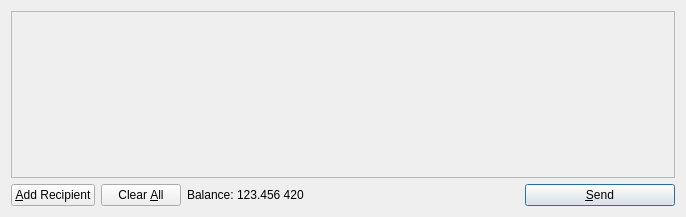
<?xml version="1.0" encoding="UTF-8"?>
<ui version="4.0">
 <class>SendCoinsDialog</class>
 <widget class="QDialog" name="SendCoinsDialog">
  <property name="geometry">
   <rect>
    <x>0</x>
    <y>0</y>
    <width>686</width>
    <height>217</height>
   </rect>
  </property>
  <property name="windowTitle">
   <string>Send Coins</string>
  </property>
  <layout class="QVBoxLayout" name="verticalLayout">
   <item>
    <widget class="QScrollArea" name="scrollArea">
     <property name="widgetResizable">
      <bool>true</bool>
     </property>
     <widget class="QWidget" name="scrollAreaWidgetContents">
      <property name="geometry">
       <rect>
        <x>0</x>
        <y>0</y>
        <width>666</width>
        <height>165</height>
       </rect>
      </property>
      <layout class="QVBoxLayout" name="verticalLayout_2">
       <property name="margin">
        <number>0</number>
       </property>
       <item>
        <layout class="QVBoxLayout" name="entries">
         <property name="spacing">
          <number>6</number>
         </property>
        </layout>
       </item>
       <item>
        <spacer name="verticalSpacer">
         <property name="orientation">
          <enum>Qt::Vertical</enum>
         </property>
         <property name="sizeHint" stdset="0">
          <size>
           <width>20</width>
           <height>40</height>
          </size>
         </property>
        </spacer>
       </item>
      </layout>
     </widget>
    </widget>
   </item>
   <item>
    <layout class="QHBoxLayout" name="horizontalLayout">
     <item>
      <widget class="QPushButton" name="addButton">
       <property name="toolTip">
        <string>Send to multiple recipients at once</string>
       </property>
       <property name="text">
        <string>&amp;Add Recipient</string>
       </property>
       <property name="icon">
        <iconset resource="../bitcoin.qrc">
         <normaloff>:/icons/add</normaloff>:/icons/add</iconset>
       </property>
       <property name="autoDefault">
        <bool>false</bool>
       </property>
      </widget>
     </item>
     <item>
      <widget class="QPushButton" name="clearButton">
       <property name="sizePolicy">
        <sizepolicy hsizetype="Minimum" vsizetype="Fixed">
         <horstretch>0</horstretch>
         <verstretch>0</verstretch>
        </sizepolicy>
       </property>
       <property name="toolTip">
        <string>Remove all transaction fields</string>
       </property>
       <property name="text">
        <string>Clear &amp;All</string>
       </property>
       <property name="icon">
        <iconset resource="../bitcoin.qrc">
         <normaloff>:/icons/remove</normaloff>:/icons/remove</iconset>
       </property>
       <property name="autoRepeatDelay">
        <number>300</number>
       </property>
       <property name="autoDefault">
        <bool>false</bool>
       </property>
      </widget>
     </item>
     <item>
      <layout class="QHBoxLayout" name="horizontalLayout_2">
       <property name="spacing">
        <number>3</number>
       </property>
       <item>
        <widget class="QLabel" name="label">
         <property name="text">
          <string>Balance:</string>
         </property>
        </widget>
       </item>
       <item>
        <widget class="QLabel" name="labelBalance">
         <property name="cursor">
          <cursorShape>IBeamCursor</cursorShape>
         </property>
         <property name="text">
          <string>123.456 420</string>
         </property>
         <property name="textInteractionFlags">
          <set>Qt::LinksAccessibleByMouse|Qt::TextSelectableByKeyboard|Qt::TextSelectableByMouse</set>
         </property>
        </widget>
       </item>
      </layout>
     </item>
     <item>
      <spacer name="horizontalSpacer">
       <property name="orientation">
        <enum>Qt::Horizontal</enum>
       </property>
       <property name="sizeHint" stdset="0">
        <size>
         <width>40</width>
         <height>20</height>
        </size>
       </property>
      </spacer>
     </item>
     <item>
      <widget class="QPushButton" name="sendButton">
       <property name="minimumSize">
        <size>
         <width>150</width>
         <height>0</height>
        </size>
       </property>
       <property name="toolTip">
        <string>Confirm the send action</string>
       </property>
       <property name="text">
        <string>&amp;Send</string>
       </property>
       <property name="icon">
        <iconset resource="../bitcoin.qrc">
         <normaloff>:/icons/send</normaloff>:/icons/send</iconset>
       </property>
       <property name="default">
        <bool>true</bool>
       </property>
      </widget>
     </item>
    </layout>
   </item>
  </layout>
 </widget>
 <resources>
  <include location="../bitcoin.qrc"/>
 </resources>
 <connections/>
</ui>
